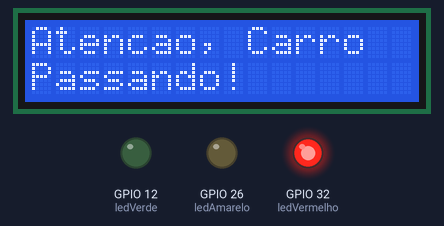
This sketch was run on a simulated ESP32. Shown: 16×2 character LCD, output pins drawn as LEDs (lit = HIGH).

Above: at 0.1 s.
At 8.2 s:
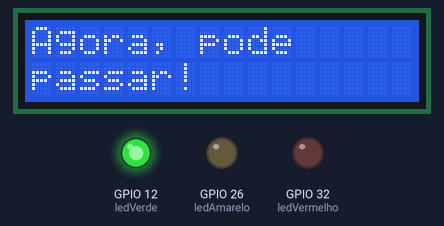
At 12.2 s:
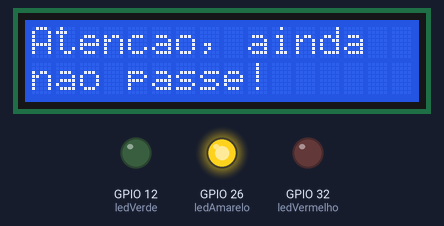
Timing chart, 0 to 40.0 s (numbered marks = the images above):
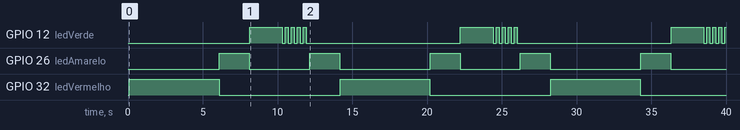

The sketch:

codigo_semaforo.ino
```cpp
#include <Wire.h>
#include <LiquidCrystal_I2C.h>

// Configuração do display LCD I2C
LiquidCrystal_I2C lcd(0x27, 16, 2);  // Define o endereço e as dimensões do LCD

// Definindo os pinos dos LEDs de semáforo
#define ledVerde 12      // LED verde no pino 12
#define ledAmarelo 26    // LED amarelo no pino 26
#define ledVermelho 32   // LED vermelho no pino 32

// Configurações iniciais
void setup() {
  pinMode(ledVerde, OUTPUT);    // Define o LED verde como saída
  pinMode(ledAmarelo, OUTPUT);  // Define o LED amarelo como saída
  pinMode(ledVermelho, OUTPUT); // Define o LED vermelho como saída

  lcd.init();          // Inicializa o display LCD
  lcd.backlight();     // Liga a luz de fundo do display
}

// Função para controlar o comportamento dos LEDs
void acenderLed(int led, int time, bool travessia) {
  digitalWrite(led, HIGH);  // Acende o LED especificado
  delay(time);              // Mantém o LED aceso pelo tempo especificado
  lcd.clear();              // Limpa o display LCD

  if (travessia == false) {
    digitalWrite(led, LOW); // Apaga o LED se não for travessia de pedestre
  } else {
    // Pisca o LED 5 vezes se for travessia de pedestre
    for (int i = 0; i < 5; i++) {
      digitalWrite(led, HIGH);
      delay(200);
      digitalWrite(led, LOW);
      delay(200);
    }
  }
}

// Função para exibir mensagens no LCD
void exibirMensagem(String sms1, String sms2) {
  lcd.print(sms1);       // Exibe a primeira linha de mensagem
  lcd.setCursor(0, 1);   // Move o cursor para a segunda linha
  lcd.print(sms2);       // Exibe a segunda linha de mensagem
}

// Loop principal que simula um ciclo de semáforo
void loop() {
  exibirMensagem("Atencao, Carro", "Passando!"); // Exibe mensagem no LCD
  acenderLed(ledVermelho, 6000, false);       // Acende o LED vermelho por 6 segundos

  exibirMensagem("Atencao, ainda", "nao passe!");
  acenderLed(ledAmarelo, 2000, false);        // Acende o LED amarelo por 2 segundos

  exibirMensagem("Agora, pode", "passar!");
  acenderLed(ledVerde, 2000, true);           // Acende o LED verde por 2 segundos e pisca

  exibirMensagem("Atencao, ainda", "nao passe!");
  acenderLed(ledAmarelo, 2000, false);        // Acende o LED amarelo novamente por 2 segundos
}
```

Measured:
- by itself, GPIO 12 (ledVerde): repeats every 14.1 s: 4 × (LOW 0.20 s, HIGH 0.20 s), LOW 10.3 s, HIGH 2.2 s
- by itself, GPIO 26 (ledAmarelo): repeats every 14.1 s: LOW 4.0 s, HIGH 2.0 s, LOW 6.0 s, HIGH 2.0 s
- by itself, GPIO 32 (ledVermelho): alternates HIGH for 6.0 s and LOW for 8.1 s
- what the display in image 1 shows lasts 2.0 s, from 8.1 s to 10.1 s
